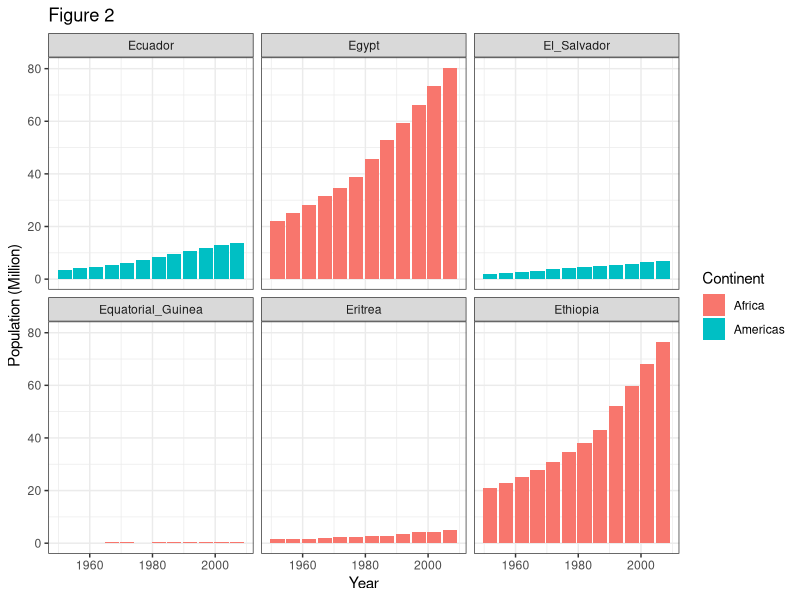

The R script that drew this image:
## ---- chunk 1
gapminder <- read.table("gapminder.txt", header = TRUE)
head(gapminder)
## ---- chunk 2
library(ggplot2)
e_rows=startsWith(as.vector(gapminder$country), c('E') )
e_countries <- gapminder[e_rows, ]

ggplot(data = e_countries, aes(x = year, y = pop/1000000, fill=continent)) +
  geom_bar(stat="identity") + 
  facet_wrap( ~ country) +
  labs(
    x = "Year",                     # x axis title
    y = "Population (Million)",     # y axis title
    title = "Figure 2",             # main title of figure
    fill = "Continent"              # title of legend
  ) +
  theme(axis.text.x=element_text(angle=45), axis.ticks.x=element_blank()) +
  theme_bw()
